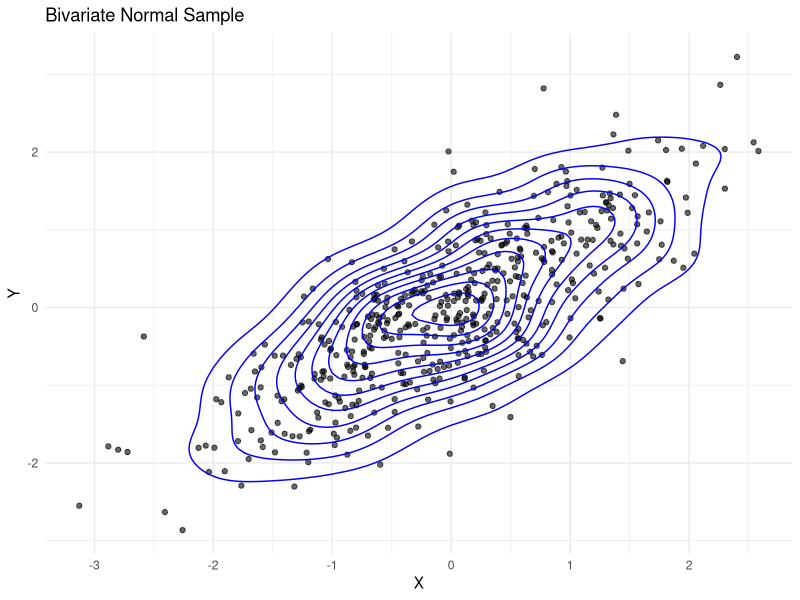

Source code (R):
# multivariate-normal.R
# This script generates and plots a bivariate normal sample.

# 1. Install required packages (if needed)
if (!requireNamespace("MASS", quietly = TRUE)) install.packages("MASS")
if (!requireNamespace("ggplot2", quietly = TRUE)) install.packages("ggplot2")

# 2. Load required libraries
library(MASS)
library(ggplot2)

# 3. Set seed for reproducibility
set.seed(42)

# 4. Define mean vector and covariance matrix
mu <- c(0, 0)  # Mean vector
sigma <- matrix(c(1, 0.8,
                  0.8, 1), 2, 2)  # Covariance matrix
# In this AI-assisted version, I changed both the 0,5 into 0,8, so the correlation is turning into 0,8.
print(sigma) # We can see that the correlation is now 0.8

# 5. Generate bivariate normal data
data <- mvrnorm(n = 500, mu = mu, Sigma = sigma)

# 6. Convert to data frame for plotting
df <- data.frame(X = data[, 1], Y = data[, 2])

# 7. Plot the generated distribution
ggplot(df, aes(x = X, y = Y)) +
  geom_point(alpha = 0.6) +
  stat_density_2d(color = "blue") +   # This is the contour lines, suggested by ChatGPT
  theme_minimal() +
  ggtitle("Bivariate Normal Sample")
